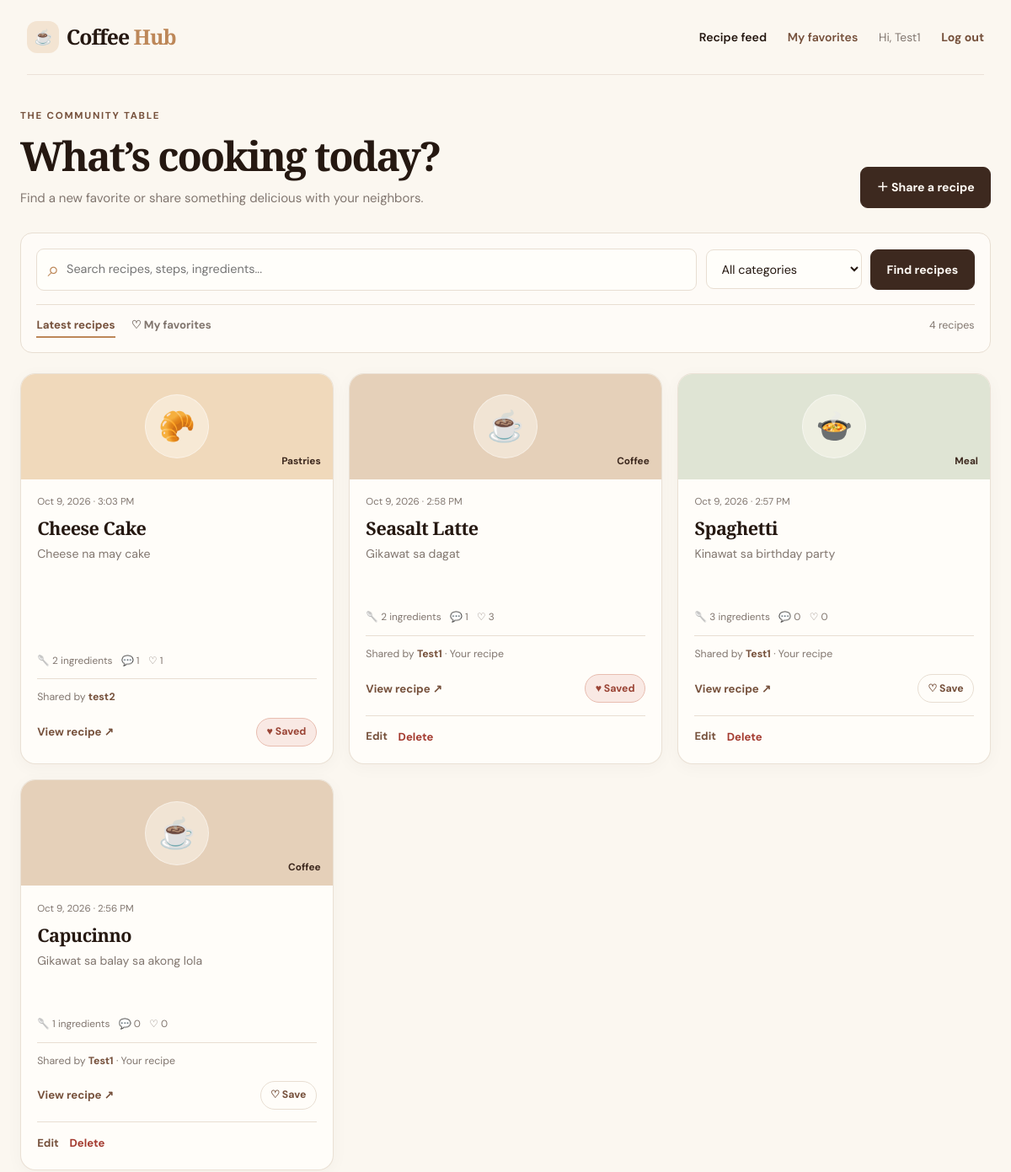
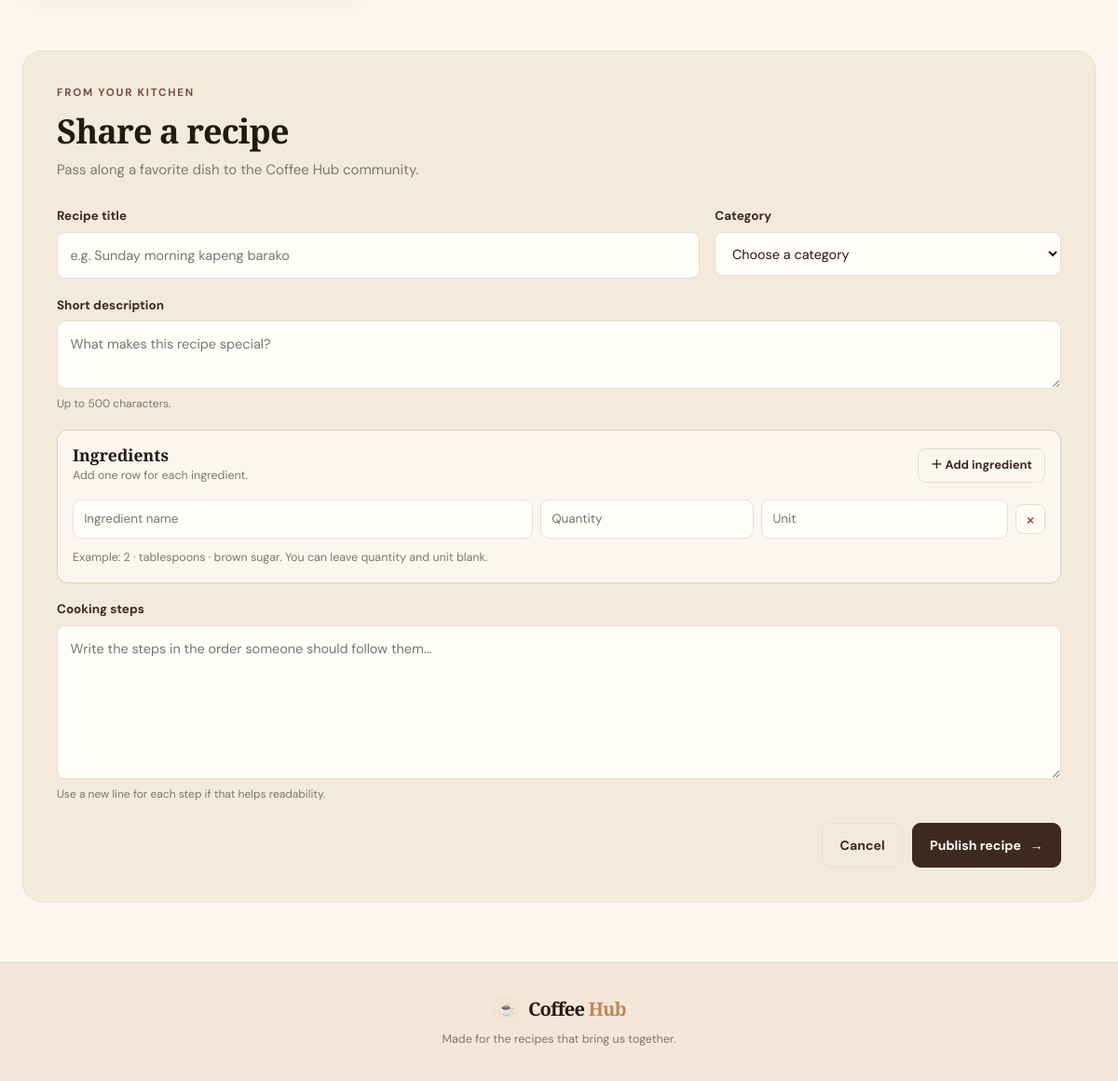
Screenshot of /home.php (signed in) with the database file from the repository (2 pictures, top to bottom).
### tables this page shows
CREATE TABLE `recipes` (
  `id` int(10) UNSIGNED NOT NULL,
  `user_id` int(10) UNSIGNED NOT NULL,
  `category_id` int(10) UNSIGNED NOT NULL,
  `title` varchar(150) NOT NULL,
  `description` varchar(500) NOT NULL,
  `steps` text NOT NULL,
  `created_at` timestamp NOT NULL DEFAULT current_timestamp(),
  `edited_at` datetime DEFAULT NULL
);

CREATE TABLE `categories` (
  `id` int(10) UNSIGNED NOT NULL,
  `name` varchar(50) NOT NULL
);

CREATE TABLE `users` (
  `id` int(10) UNSIGNED NOT NULL,
  `name` varchar(100) NOT NULL,
  `email` varchar(255) NOT NULL,
  `password` varchar(255) NOT NULL,
  `created_at` timestamp NOT NULL DEFAULT current_timestamp()
);

### db.php (called while the page is built, shortened)
<?php
function e(mixed $value): string
{
    return htmlspecialchars((string) $value, ENT_QUOTES | ENT_SUBSTITUTE, 'UTF-8');
}
function requestString(array $source, string $key, string $default = ''): string
{
    return isset($source[$key]) && is_string($source[$key]) ? trim($source[$key]) : $default;
}
function csrfToken(): string
{
    return $_SESSION['_csrf_token'];
}
function formatDate(string $date): string
{
    return date('M j, Y · g:i A', strtotime($date));
}
function getRecipes(PDO $pdo, int $userId, string $keyword = '', int $categoryId = 0, bool $favoritesOnly = false): array
{
    $where = [];
    $parameters = [$userId];
    $sql = 'SELECT r.id, r.user_id, r.category_id, r.title, r.description, r.created_at, r.edited_at,
                   c.name AS category_name, u.name AS author,
                   (SELECT COUNT(*) FROM ingredients i WHERE i.recipe_id = r.id) AS ingredient_count,
                   (SELECT COUNT(*) FROM comments cm WHERE cm.recipe_id = r.id) AS comment_count,
                   (SELECT COUNT(*) FROM favorites fc WHERE fc.recipe_id = r.id) AS favorite_count,
                   EXISTS (SELECT 1 FROM favorites own_f WHERE own_f.recipe_id = r.id AND own_f.user_id = ?) AS is_favorite
            FROM recipes r
            JOIN categories c ON c.id = r.category_id
            JOIN users u ON u.id = r.user_id';
    $sql .= ' ORDER BY r.created_at DESC, r.id DESC';
    $statement = $pdo->prepare($sql);
    $statement->execute($parameters);
    return $statement->fetchAll();
}

### home.php (the view, shortened to what this page needs)
<?php
require __DIR__ . '/db.php';
$userId = (int) $_SESSION['user']['id'];
$userName = (string) ($_SESSION['user']['name'] ?? 'Cook');
$oldRecipe = ['title' => '', 'description' => '', 'category_id' => '', 'steps' => ''];
$formIngredients = [['name' => '', 'quantity' => '', 'unit' => '']];
$editRecipeId = 0;
$keyword = mb_substr(requestString($_GET, 'q'), 0, 100);
$categoryFilter = (int) requestString($_GET, 'category', '0');
$onlyFavorites = requestString($_GET, 'favorites') === '1';
$recipes = getRecipes($pdo, $userId, $keyword, $categoryFilter, $onlyFavorites);
$token = csrfToken();
?>
<!DOCTYPE html>
<html lang="en">
<head>
    <link rel="stylesheet" href="css/style.css">
</head>
<body>
<header class="site-header member-header">
    <a href="home.php" class="brand"><span class="brand-mark">☕</span><span>Coffee <em>Hub</em></span></a>
    <nav class="site-nav" aria-label="Member navigation">
        <a href="home.php" class="active">Recipe feed</a>
        <a href="home.php?favorites=1">My favorites</a>
        <span class="welcome-user">Hi, <?= e($userName) ?></span>
        <form method="post" action="home.php" class="inline-form"><button type="submit" class="nav-button">Log out</button></form>
    </nav>
</header>
<main class="container member-main">
    <section class="member-welcome"><div><p class="eyebrow">The community table</p><h1><?= $onlyFavorites ? 'Your saved recipes' : 'What’s cooking today?' ?></h1><p><?= $onlyFavorites ? 'The recipes you saved for another day.' : 'Find a new favorite or share something delicious with your neighbors.' ?></p></div><a class="button" href="#recipe-form">＋ Share a recipe</a></section>
    <section class="search-panel" aria-label="Search and filter recipes">
        <form method="get" action="home.php" class="search-form">
            <label class="search-box"><span class="visually-hidden">Search recipes</span><span class="search-icon" aria-hidden="true">⌕</span><input type="search" name="q" value="<?= e($keyword) ?>" maxlength="100" placeholder="Search recipes, steps, ingredients..."></label>
            <label class="filter-select"><select name="category"><option value="0">All categories</option></select></label>
            <button class="button" type="submit">Find recipes</button>
        </form>
        <div class="feed-tabs"><a href="home.php" class="<?= !$onlyFavorites ? 'selected' : '' ?>">Latest recipes</a><a href="home.php?favorites=1" class="<?= $onlyFavorites ? 'selected' : '' ?>">♡ My favorites</a><span><span data-recipe-total><?= count($recipes) ?></span> <?= count($recipes) === 1 ? 'recipe' : 'recipes' ?></span></div>
    </section>
    <section class="recipe-grid member-grid" aria-label="Recipes">
        <?php foreach ($recipes as $recipe): ?>
            <?php $isOwner = (int) $recipe['user_id'] === $userId; $kind = strtolower((string) $recipe['category_name']); ?>
            <article class="recipe-card member-card" data-favorites-only="<?= $onlyFavorites ? '1' : '0' ?>">
                <div class="card-art card-art-<?= e($kind) ?>"><span><?= $kind === 'coffee' ? '☕' : ($kind === 'meal' ? '🍲' : '🥐') ?></span><span class="art-category"><?= e($recipe['category_name']) ?></span></div>
                <div class="card-content">
                    <div class="card-meta"><span><?= e(formatDate($recipe['created_at'])) ?></span></div>
                    <h2><a href="page.php?id=<?= (int) $recipe['id'] ?>"><?= e($recipe['title']) ?></a></h2>
                    <p><?= e($recipe['description']) ?></p>
                    <div class="recipe-stats"><span>🥄 <?= (int) $recipe['ingredient_count'] ?> ingredients</span><span>💬 <?= (int) $recipe['comment_count'] ?></span><span>♡ <span data-favorite-count><?= (int) $recipe['favorite_count'] ?></span></span></div>
                    <div class="card-byline">Shared by <strong><?= e($recipe['author']) ?></strong><?= $isOwner ? ' · Your recipe' : '' ?></div>
                    <div class="card-actions">
                        <a class="text-link" href="page.php?id=<?= (int) $recipe['id'] ?>">View recipe <span aria-hidden="true">↗</span></a>
                        <button type="button" class="favorite-button <?= (int) $recipe['is_favorite'] === 1 ? 'is-favorite' : '' ?>" data-favorite-button data-endpoint="home.php" data-recipe-id="<?= (int) $recipe['id'] ?>" data-favorited="<?= (int) $recipe['is_favorite'] === 1 ? '1' : '0' ?>" data-csrf="<?= e($token) ?>" aria-pressed="<?= (int) $recipe['is_favorite'] === 1 ? 'true' : 'false' ?>" title="Save or remove favorite"><?= (int) $recipe['is_favorite'] === 1 ? '♥ Saved' : '♡ Save' ?></button>
                    </div>
                    <?php if ($isOwner): ?>
                        <div class="owner-actions"><a href="home.php?edit_recipe=<?= (int) $recipe['id'] ?>#recipe-form">Edit</a><form method="post" action="home.php" data-confirm="Delete this recipe? Its ingredients, comments, and favorites will also be removed."><button type="submit" class="danger-link">Delete</button></form></div>
                    <?php endif; ?>
                </div>
            </article>
        <?php endforeach; ?>
    </section>
    <section class="recipe-editor" id="recipe-form">
        <div class="editor-heading"><p class="eyebrow"><?= $editRecipeId > 0 ? 'Make it just right' : 'From your kitchen' ?></p><h2><?= $editRecipeId > 0 ? 'Edit your recipe' : 'Share a recipe' ?></h2><p><?= $editRecipeId > 0 ? 'Update your recipe and its ingredient list.' : 'Pass along a favorite dish to the Coffee Hub community.' ?></p></div>
        <form method="post" action="home.php<?= $editRecipeId > 0 ? '?edit_recipe=' . $editRecipeId : '' ?>#recipe-form" class="recipe-form" id="recipe-entry-form">
            <div class="form-grid-two">
                <label class="field"><span>Recipe title</span><input name="title" type="text" maxlength="150" value="<?= e($oldRecipe['title']) ?>" placeholder="e.g. Sunday morning kapeng barako" required></label>
                <label class="field"><span>Category</span><select name="category_id" required><option value="">Choose a category</option></select></label>
            </div>
            <label class="field"><span>Short description</span><textarea name="description" rows="2" maxlength="500" placeholder="What makes this recipe special?" required><?= e($oldRecipe['description']) ?></textarea><small>Up to 500 characters.</small></label>
            <div class="ingredients-editor">
                <div class="ingredients-heading"><div><h3>Ingredients</h3><p>Add one row for each ingredient.</p></div><button type="button" class="button button-outline button-small" data-add-ingredient>＋ Add ingredient</button></div>
                <div class="ingredient-rows" data-ingredient-rows>
                    <?php foreach ($formIngredients as $index => $ingredient): ?>
                        <div class="ingredient-row" data-ingredient-row data-index="<?= (int) $index ?>">
                            <label><span class="visually-hidden">Ingredient name</span><input type="text" name="ingredients[<?= (int) $index ?>][name]" value="<?= e($ingredient['name'] ?? '') ?>" maxlength="100" placeholder="Ingredient name" required></label>
                            <label><span class="visually-hidden">Quantity</span><input type="text" name="ingredients[<?= (int) $index ?>][quantity]" value="<?= e($ingredient['quantity'] ?? '') ?>" maxlength="20" placeholder="Quantity"></label>
                            <label><span class="visually-hidden">Unit</span><input type="text" name="ingredients[<?= (int) $index ?>][unit]" value="<?= e($ingredient['unit'] ?? '') ?>" maxlength="30" placeholder="Unit"></label>
                            <button type="button" class="remove-ingredient" data-remove-ingredient aria-label="Remove ingredient row">×</button>
                        </div>
                    <?php endforeach; ?>
                </div>
                <p class="form-hint">Example: 2 · tablespoons · brown sugar. You can leave quantity and unit blank.</p>
            </div>
            <label class="field"><span>Cooking steps</span><textarea name="steps" rows="6" maxlength="20000" placeholder="Write the steps in the order someone should follow them..." required><?= e($oldRecipe['steps']) ?></textarea><small>Use a new line for each step if that helps readability.</small></label>
            <div class="form-actions"><a class="button button-outline" href="home.php">Cancel</a><button type="submit" class="button"><?= $editRecipeId > 0 ? 'Save changes' : 'Publish recipe' ?> <span aria-hidden="true">→</span></button></div>
        </form>
    </section>
</main>
<footer class="site-footer"><a href="home.php" class="brand brand-footer"><span class="brand-mark">☕</span><span>Coffee <em>Hub</em></span></a><p>Made for the recipes that bring us together.</p></footer>
</body>
</html>

### rows the page displays
recipes: category.name "Pastries", created_at "Oct 9, 2026 · 3:03 PM", title "Cheese Cake", description "Cheese na may cake", ingredient_count "2", comment_count "1", favorite_count "1", user.name "test2", shows "♥ Saved"
recipes: category.name "Coffee", created_at "Oct 9, 2026 · 2:58 PM", title "Seasalt Latte", description "Gikawat sa dagat", ingredient_count "2", comment_count "1", favorite_count "3", user.name "Test1", shows "· Your recipe", shows "♥ Saved"
recipes: category.name "Meal", created_at "Oct 9, 2026 · 2:57 PM", title "Spaghetti", description "Kinawat sa birthday party", ingredient_count "3", comment_count "0", favorite_count "0", user.name "Test1", shows "· Your recipe", shows "♡ Save"
recipes: category.name "Coffee", created_at "Oct 9, 2026 · 2:56 PM", title "Capucinno", description "Gikawat sa balay sa akong lola", ingredient_count "1", comment_count "0", favorite_count "0", user.name "Test1", shows "· Your recipe", shows "♡ Save"

### other values shown
$userName "Test1"
count($recipes) "4"
